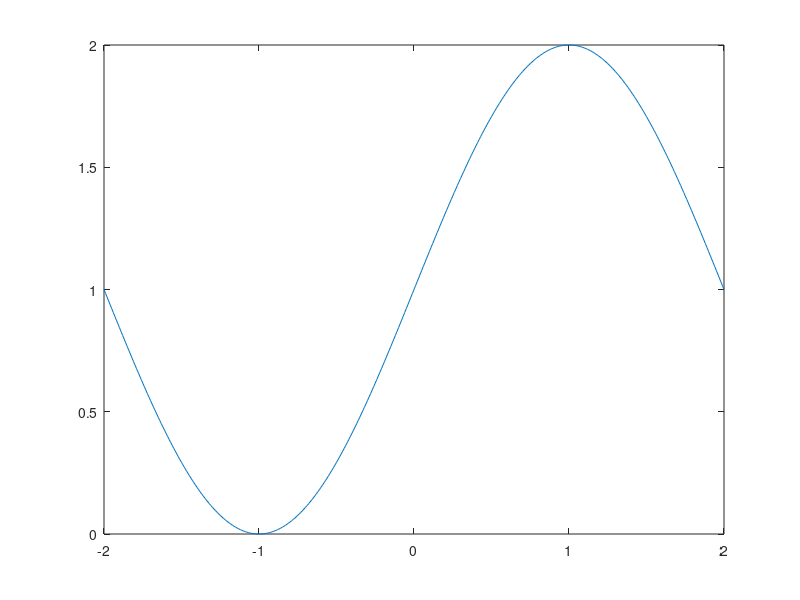

The MATLAB script that drew this image: (Note: this script raises an error after producing the figure.)
clc;clear;close all
%% This code demonstrate how to use one layer multi-neuron network to approximate arbitrary function

%% Original Function generation
p = -2:0.01:2;
i = 2;
Gp = 1+sin(i*pi/4.*p);
figure
plot(p,Gp)
hold on

%% Layer neuron Setting

M = size(p,2);
layerneunum = [20,1];
s2 = zeros(layerneunum(2),M);
s1 = zeros(layerneunum(1),M);
a1 = zeros(layerneunum(1),M);
a2 = zeros(layerneunum(2),M);
e = zeros(1,M);
J = zeros(1,M);

W1 = normrnd(0,1,1,layerneunum(1))';
b1 = normrnd(0,1,1,layerneunum(1))';
W2 = normrnd(0,1,1,layerneunum(1));
b2 = 0.2;
iternum = 1000;
alpha = 0.1;

for j = 1:1:iternum
    for i=1:1:M
        a0 = p;
        t = Gp(i);

        a1(:,i) = logsig(W1*a0(i)+b1);
        a2(:,i) = purelin(W2*a1(:,i)+b2);
        e(i) = t-a2(:,i);


        df1 = diag((1-a1(:,i)).*(a1(:,i)));
        df2 = 1;
        s2(:,i) = -2*df2*e(i) ;
        s1(:,i) = df1*W2'*s2(i);

    end
    
%%  Update weighting function 
J(j) = 1/M*(e*e');
dW1 = alpha/M*s1*a0';
dW2 = alpha/M*s2*a1';
db1 = alpha/M*sum(s1,2);
db2 = alpha/M*sum(s2);

W1 = W1-dW1;
W2 = W2-dW2;
b1 = b1-db1;
b2 = b2-db2;

%% Condition to jump out of loop
if j>1
    if J(j)>=J(j-1)
        break
    end
end


end

%% Figure plot setting
plot(p,a2,'--')
hold on
legend({'Original Function','NN approximation'})
xlabel('time')
ylabel('Output')
title('Neural Network approximation for arbitrary function')







